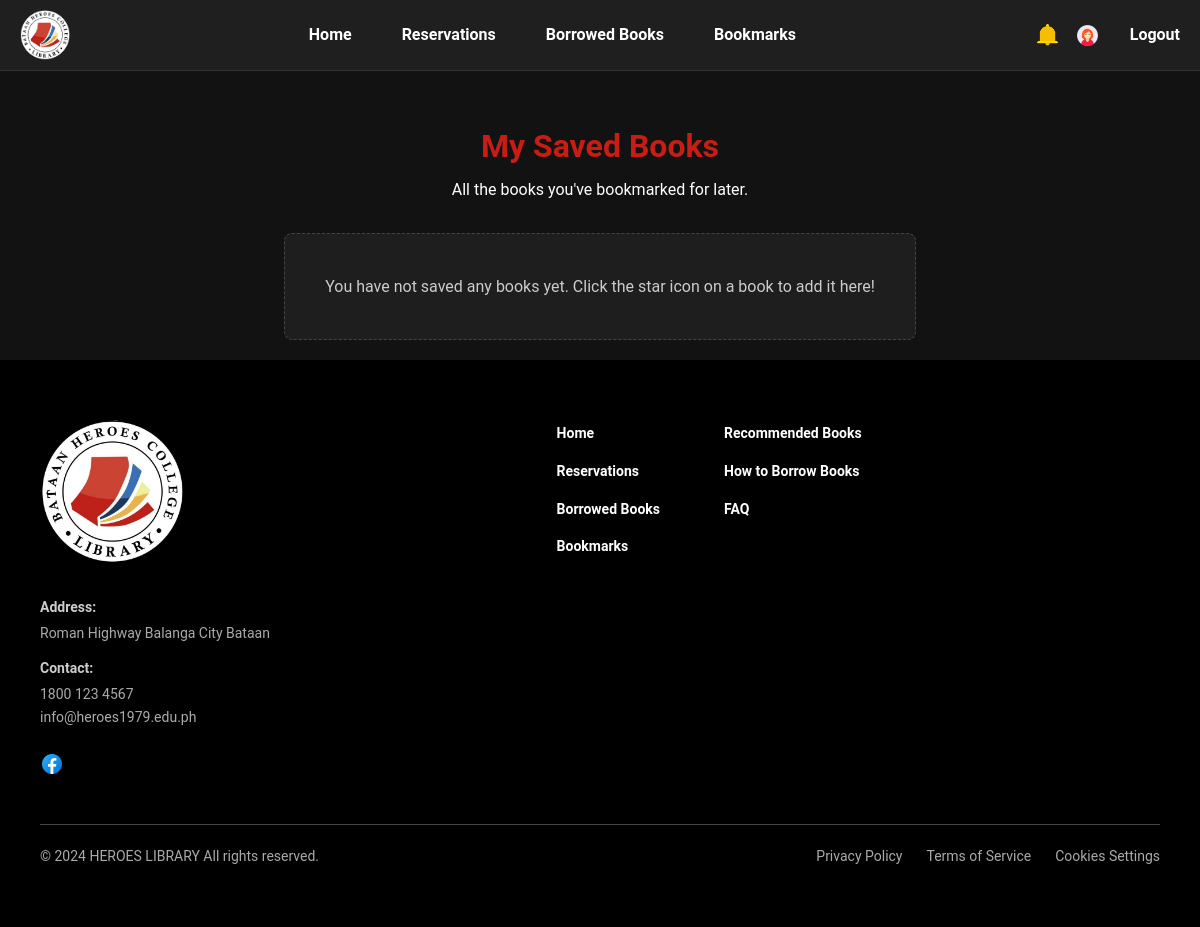
The app's page /frontend/bookmark.php (signed in), older data.
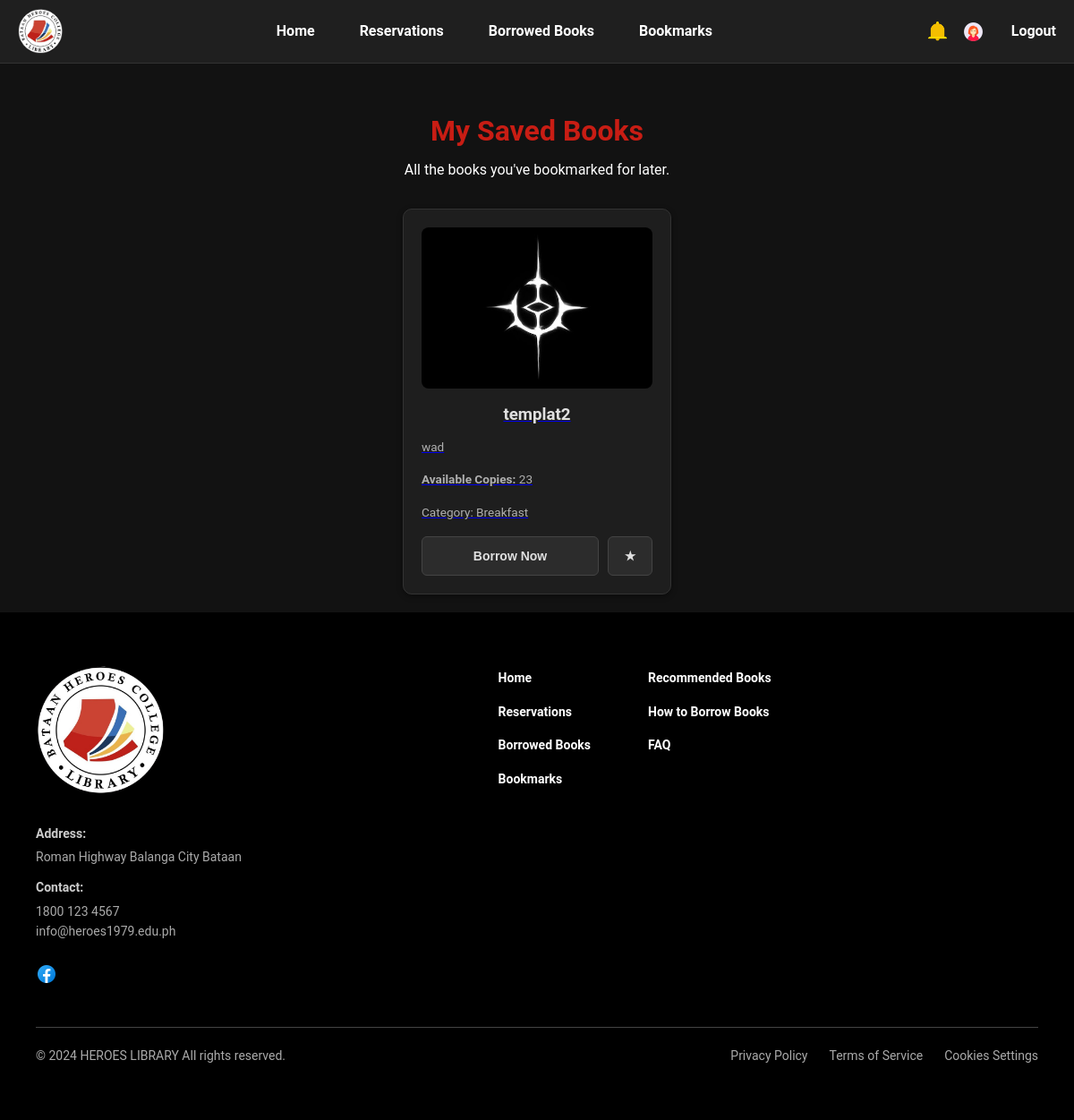
The same page, newer data.
### tables this page shows
CREATE TABLE `books` (
  `book_id` int(11) NOT NULL,
  `book_name` varchar(255) NOT NULL,
  `book_description` text DEFAULT NULL,
  `category` varchar(255) NOT NULL,
  `favorite` tinyint(1) NOT NULL DEFAULT 0,
  `author` varchar(255) DEFAULT NULL,
  `publication_year` year(4) DEFAULT NULL,
  `total_copies` int(11) NOT NULL DEFAULT 1,
  `available_copies` int(11) NOT NULL DEFAULT 1,
  `book_image_path` varchar(255) DEFAULT NULL
);

### frontend/bookmark.php (the view, shortened to what the changed rows need)
<?php
include '../backend/db_connect.php';
$current_user_id = $_SESSION['id_number'];
$sql_favorites = "SELECT b.*
                  FROM user_favorites uf
                  JOIN books b ON uf.book_id = b.book_id
                  WHERE uf.id_number = ?";
$stmt_favorites = $conn->prepare($sql_favorites);
$stmt_favorites->bind_param("s", $current_user_id);
$stmt_favorites->execute();
$favorites_result = $stmt_favorites->get_result();
$borrowed_book_ids = [];
$reserved_book_ids = [];
?>
<!DOCTYPE html>
<html lang="en">
<head>
    <link rel="stylesheet" href="home.css">
</head>
<body>
    <div class="recommend-reads" style="margin-top: 40px;">
        <div class="recommended"><h1>My Saved Books</h1>
        </div>
    </div>
    <div class="product-container">
        <?php if ($favorites_result->num_rows > 0): ?>
            <?php while($book = $favorites_result->fetch_assoc()): ?>
                <?php
                    $image_path = !empty($book['book_image_path']) ? '../' . htmlspecialchars($book['book_image_path']) : 'placeholder.png';
                    $has_borrowed = in_array($book['book_id'], $borrowed_book_ids);
                    $has_reserved = in_array($book['book_id'], $reserved_book_ids);
                ?>
                <div class="product-card">
                    <a href="book-details.php?id=<?php echo $book['book_id']; ?>" class="book-card-link">
                        <div class="card-clickable-area">
                            <img src="<?php echo $image_path; ?>" alt="<?php echo htmlspecialchars($book['book_name']); ?>">
                            <div class="card-info">
                                <h3><?php echo htmlspecialchars($book['book_name']); ?></h3>
                                <p><?php echo htmlspecialchars($book['book_description']); ?></p>
                                <p class="book-quantity"><strong>Available Copies:</strong> <?php echo htmlspecialchars($book['available_copies']); ?></p>
                                <?php if (!empty($book['category'])): ?>
                                <p class="book-category">Category: <?php echo htmlspecialchars($book['category']); ?></p>
                                <?php endif; ?>
                            </div>
                        </div>
                    </a>
                    <div class="button-group">
                        <?php if ($has_borrowed): ?>
                            <button class="borrowed-btn" disabled>Borrowed</button>
                        <?php elseif ($has_reserved): ?>
                            <button class="reserved-btn" disabled>Reserved</button>
                        <?php elseif ($book['available_copies'] > 0): ?>
                            <button class="open-borrow-modal-btn" data-book-id="<?php echo $book['book_id']; ?>" data-book-name="<?php echo htmlspecialchars($book['book_name']); ?>">Borrow Now</button>
                        <?php endif; ?>
                        <form class="favorite-form" action="../backend/toggle_favorite.php" method="POST" onclick="event.stopPropagation();">
                            <button type="submit" class="favorite-btn is-favorite">&#9733;</button>
                        </form>
                    </div>
                </div>
            <?php endwhile; ?>
        <?php else: ?>
            <p class="empty-message">You have not saved any books yet. Click the star icon on a book to add it here!</p>
        <?php endif; ?>
    </div>
</body>
</html>

Row changes from the older to the newer data that the page shows:
now on this page (row edited): books: book_image_path (picture), book_name "templat2", book_description "wad", available_copies "23", category "Breakfast"
Text that changed along with them:
text no longer shown: "You have not saved any books yet. Click the star icon on a book to add it here!"
